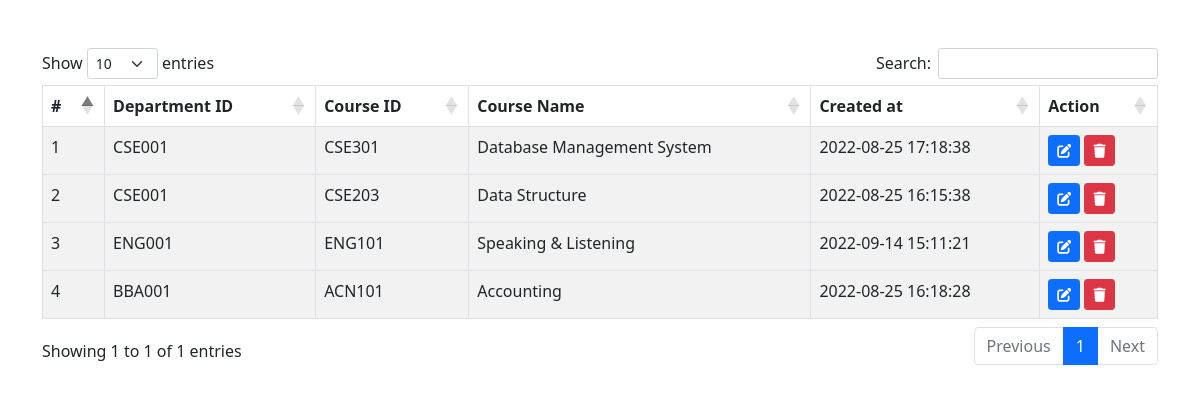
/pages/manage_course.php, run on the app's committed database.
### tables this page shows
CREATE TABLE `courses` (
  `id` bigint(20) NOT NULL AUTO_INCREMENT,
  `dept_id` varchar(20) NOT NULL,
  `course_id` varchar(100) NOT NULL,
  `course_name` varchar(255) NOT NULL,
  `created_at` timestamp NULL DEFAULT NULL,
  PRIMARY KEY (`id`)
);

### pages/manage_course.php (the view, shortened to what this page needs)
<?php
include 'includes/header.php';
include 'database.php';
$query = "SELECT * FROM courses";
$result = mysqli_query($connect, $query);
?>
    <section class="py-5">
        <div class="container">
            <div class="row">
                <div class="col-md-12">
                    <table class="table table-bordered table-responsive table-striped" id="dashboard">
                        <thead>
                        <tr>
                            <th>#</th>
                            <th>Department ID</th>
                            <th>Course ID</th>
                            <th>Course Name</th>
                            <th>Created at</th>
                            <th>Action</th>
                        </tr>
                        </thead>
                        <?php
                        while($rows = mysqli_fetch_assoc($result)) {
                            ?>
                            <tbody>
                            <tr>
                                <td><?php echo $rows['id']?></td>
                                <td><?php echo $rows['dept_id']?></td>
                                <td><?php echo $rows['course_id']?></td>
                                <td><?php echo $rows['course_name']?></td>
                                <td><?php echo $rows['created_at']?></td>
                                <td>
                                    <a href="action.php?page=edit_course&edit_course=<?php echo $rows['id']?>" class="btn btn-primary btn-sm">
                                        <i class="fa fa-edit"></i>
                                    </a>
                                    <a href="action.php?course_delete=<?php echo $rows['id']?>" class="btn btn-danger btn-sm" onclick="return confirm('Are you sure, You want to delete this information?')">
                                        <i class="fa fa-trash"></i>
                                    </a>
                                </td>
                            </tr>
                            </tbody>
                        <?php } ?>
                    </table>
                </div>
            </div>
        </div>
    </section>
<?php
include 'includes/footer.php';
?>

### data on the page
courses: id "1", dept "CSE001", course "CSE301", course_name "Database Management System", created_at "2022-08-25 17:18:38"
courses: id "2", dept "CSE001", course "CSE203", course_name "Data Structure", created_at "2022-08-25 16:15:38"
courses: id "3", dept "ENG001", course "ENG101", course_name "Speaking & Listening", created_at "2022-09-14 15:11:21"
courses: id "4", dept "BBA001", course "ACN101", course_name "Accounting", created_at "2022-08-25 16:18:28"
